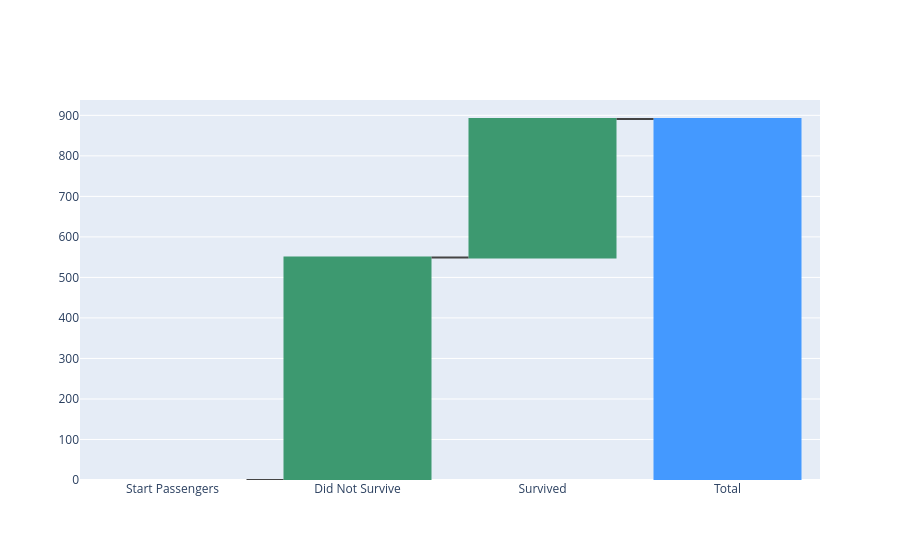

Write notebook code for a chart like this one.
### Code cell
survived = df['survived'].value_counts()

labels = ["Start Passengers","Did Not Survive","Survived","Total"]
values = [0, survived[0], survived[1], 0]

fig = go.Figure(go.Waterfall(
    x = labels,
    y = values,
    measure = ["absolute","relative","relative","total"]
))

fig.show()

### Figure 1 — Plotly figure (JSON) as saved in the notebook; plotly's stock layout.template omitted (floating-point values rounded to 4 significant figures)
{"data": [{"measure": ["absolute", "relative", "relative", "total"], "type": "waterfall", "x": ["Start Passengers", "Did Not Survive", "Survived", "Total"], "y": [0, 549, 342, 0]}], "layout": {}}
